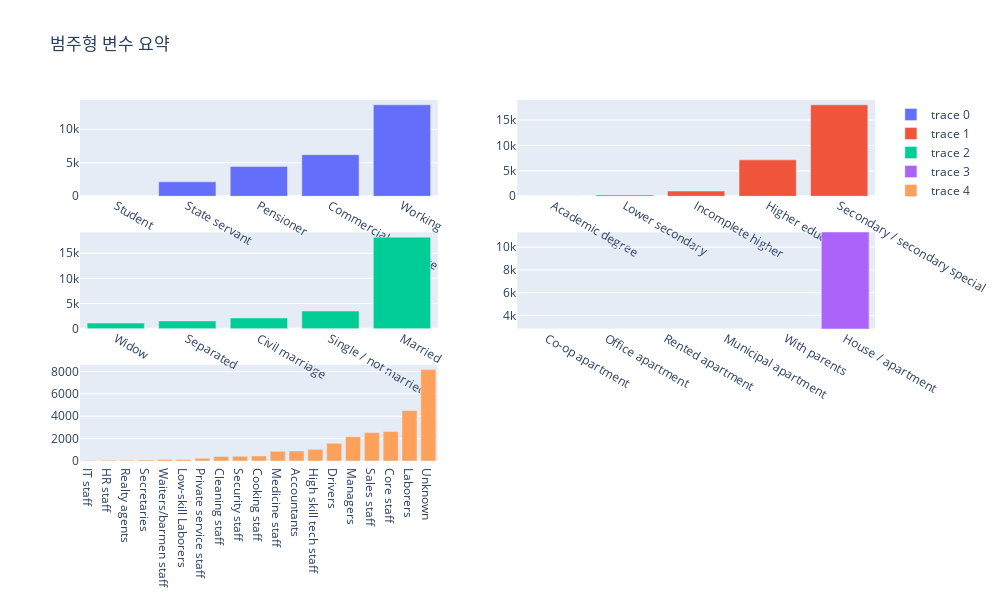

The code cell stored with this chart in its notebook:
### Code cell
# 범주형 변수 분포 : income_type, edu_type, family_type, house_type, occyp_type
income_type_cnt = credit_card_overdue_processed.groupby('income_type').size().reset_index(name='count').sort_values(by='count')
edu_type_cnt = credit_card_overdue_processed.groupby('edu_type').size().reset_index(name='count').sort_values(by='count')
family_type_cnt = credit_card_overdue_processed.groupby('family_type').size().reset_index(name='count').sort_values(by='count')
house_type_cnt = credit_card_overdue_processed.groupby('house_type').size().reset_index(name='count').sort_values(by='count')
occyp_type_cnt = credit_card_overdue_processed.groupby('occyp_type').size().reset_index(name='count').sort_values(by='count')

fig = make_subplots(rows=3, cols=2)

fig.add_trace(
    go.Bar(x=income_type_cnt['income_type'], y=income_type_cnt['count']),
    row=1, col=1
)

fig.add_trace(
    go.Bar(x=edu_type_cnt['edu_type'], y=edu_type_cnt['count']),
    row=1, col=2
)
fig.add_trace(
    go.Bar(x=family_type_cnt['family_type'], y=family_type_cnt['count']),
    row=2, col=1
)
fig.add_trace(
    go.Bar(x=house_type_cnt['house_type'], y=house_type_cnt['count']),
    row=2, col=2
)
fig.add_trace(
    go.Bar(x=occyp_type_cnt['occyp_type'], y=occyp_type_cnt['count']),
    row=3, col=1
)

fig.update_layout(height=600, width=1000, title_text='범주형 변수 요약')
fig.show()

### Figure 1 — Plotly figure (JSON) as saved in the notebook; plotly's stock layout.template omitted (floating-point values rounded to 4 significant figures)
{"data": [{"type": "bar", "x": ["Student", "State servant", "Pensioner", "Commercial associate", "Working"], "xaxis": "x", "y": [7, 2154, 4449, 6202, 13645], "yaxis": "y"}, {"type": "bar", "x": ["Academic degree", "Lower secondary", "Incomplete higher", "Higher education", "Secondary / secondary special"], "xaxis": "x2", "y": [23, 257, 1020, 7162, 17995], "yaxis": "y2"}, {"type": "bar", "x": ["Widow", "Separated", "Civil marriage", "Single / not married", "Married"], "xaxis": "x3", "y": [1103, 1539, 2123, 3496, 18196], "yaxis": "y3"}, {"type": "bar", "x": ["Co-op apartment", "Office apartment", "Rented apartment", "Municipal apartment", "With parents", "House / apartment"], "xaxis": "x4", "y": [110, 190, 429, 818, 1257, 23653], "yaxis": "y4"}, {"type": "bar", "x": ["IT staff", "HR staff", "Realty agents", "Secretaries", "Waiters/barmen staff", "Low-skill Laborers", "Private service staff", "Cleaning staff", "Security staff", "Cooking staff", "Medicine staff", "Accountants", "High skill tech staff", "Drivers", "Managers", "Sales staff", "Core staff", "Laborers", "Unknown"], "xaxis": "x5", "y": [41, 62, 63, 97, 124, 127, 243, 403, 424, 457, 864, 902, 1040, 1575, 2167, 2539, 2646, 4512, 8171], "yaxis": "y5"}], "layout": {"height": 600, "title": {"text": "범주형 변수 요약"}, "width": 1000, "xaxis": {"anchor": "y", "autorange": true, "domain": [0, 0.45], "range": [-0.5, 4.5], "type": "category"}, "xaxis2": {"anchor": "y2", "autorange": true, "domain": [0.55, 1], "range": [-0.5, 4.5], "type": "category"}, "xaxis3": {"anchor": "y3", "autorange": true, "domain": [0, 0.45], "range": [-0.5, 4.5], "type": "category"}, "xaxis4": {"anchor": "y4", "autorange": true, "domain": [0.55, 1], "range": [-0.5, 5.5], "type": "category"}, "xaxis5": {"anchor": "y5", "autorange": true, "domain": [0, 0.45], "range": [-0.5, 18.5], "type": "category"}, "xaxis6": {"anchor": "y6", "domain": [0.55, 1]}, "yaxis": {"anchor": "x", "autorange": true, "domain": [0.7333, 1], "range": [0, 14360.0], "type": "linear"}, "yaxis2": {"anchor": "x2", "autorange": true, "domain": [0.7333, 1], "range": [0, 18940.0], "type": "linear"}, "yaxis3": {"anchor": "x3", "autorange": true, "domain": [0.3667, 0.6333], "range": [0, 19150.0], "type": "linear"}, "yaxis4": {"anchor": "x4", "autorange": false, "domain": [0.3667, 0.6333], "range": [2836.0, 11300.0], "type": "linear"}, "yaxis5": {"anchor": "x5", "autorange": true, "domain": [0, 0.2667], "range": [0, 8601.0], "type": "linear"}, "yaxis6": {"anchor": "x6", "domain": [0, 0.2667]}}}
